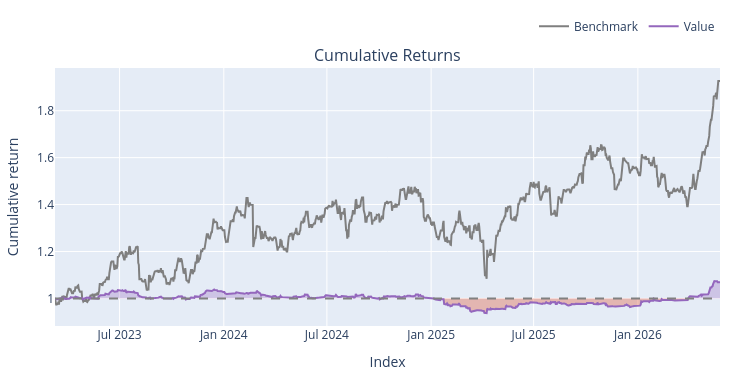

The code cell stored with this chart in its notebook:
### Code cell
pf.regroup(group_by=True).plot().show()

### Figure 1 — Plotly figure (JSON) as saved in the notebook; plotly's stock layout.template omitted (floating-point values rounded to 4 significant figures; data arrays with more than 128 entries replaced by an {"elided": "..."} marker saying what was removed)
{"data": [{"legendgroup": "0", "line": {"color": "#7f7f7f"}, "mode": "lines", "name": "Benchmark", "showlegend": true, "type": "scatter", "x": {"elided": "1175 str values"}, "xaxis": "x", "y": {"elided": "1175 float values"}, "yaxis": "y"}, {"hoverinfo": "skip", "line": {"color": "rgba(0, 0, 0, 0)", "width": 0}, "mode": "lines", "opacity": 0, "showlegend": false, "type": "scatter", "x": {"elided": "1175 str values"}, "xaxis": "x", "y": {"elided": "1175 int values"}, "yaxis": "y"}, {"connectgaps": false, "fill": "tonexty", "fillcolor": "rgba(148,103,189,0.3000)", "hoverinfo": "skip", "line": {"color": "rgba(0, 0, 0, 0)", "width": 0}, "mode": "lines", "opacity": 0, "showlegend": false, "type": "scatter", "x": {"elided": "1175 str values"}, "xaxis": "x", "y": {"elided": "1175 float values"}, "yaxis": "y"}, {"hoverinfo": "skip", "line": {"color": "rgba(0, 0, 0, 0)", "width": 0}, "mode": "lines", "opacity": 0, "showlegend": false, "type": "scatter", "x": {"elided": "1175 str values"}, "xaxis": "x", "y": {"elided": "1175 int values"}, "yaxis": "y"}, {"connectgaps": false, "fill": "tonexty", "fillcolor": "rgba(220,57,18,0.3000)", "hoverinfo": "skip", "line": {"color": "rgba(0, 0, 0, 0)", "width": 0}, "mode": "lines", "opacity": 0, "showlegend": false, "type": "scatter", "x": {"elided": "1175 str values"}, "xaxis": "x", "y": {"elided": "1175 float values"}, "yaxis": "y"}, {"legendgroup": "1", "line": {"color": "#9467bd"}, "mode": "lines", "name": "Value", "showlegend": true, "type": "scatter", "x": {"elided": "1175 str values"}, "xaxis": "x", "y": {"elided": "1175 float values"}, "yaxis": "y"}, {"hoverinfo": "skip", "line": {"color": "rgba(0, 0, 0, 0)", "width": 0}, "mode": "lines", "opacity": 0, "showlegend": false, "type": "scatter", "x": {"elided": "1175 str values"}, "xaxis": "x", "y": {"elided": "1175 int values"}, "yaxis": "y"}], "layout": {"annotations": [{"font": {"size": 16}, "showarrow": false, "text": "Cumulative Returns", "x": 0.5, "xanchor": "center", "xref": "paper", "y": 1, "yanchor": "bottom", "yref": "paper"}], "height": 380, "legend": {"orientation": "h", "traceorder": "normal", "x": 1, "xanchor": "right", "y": 1.105, "yanchor": "bottom"}, "margin": {"b": 30, "l": 30, "r": 30, "t": 30}, "shapes": [{"line": {"color": "gray", "dash": "dash"}, "type": "line", "x0": 0, "x1": 1, "xref": "paper", "y0": 1, "y1": 1, "yref": "y"}], "showlegend": true, "width": 750, "xaxis": {"anchor": "y", "domain": [0, 1], "title": {"text": "Index"}}, "yaxis": {"anchor": "x", "domain": [0, 1], "title": {"text": "Cumulative return"}}}}
